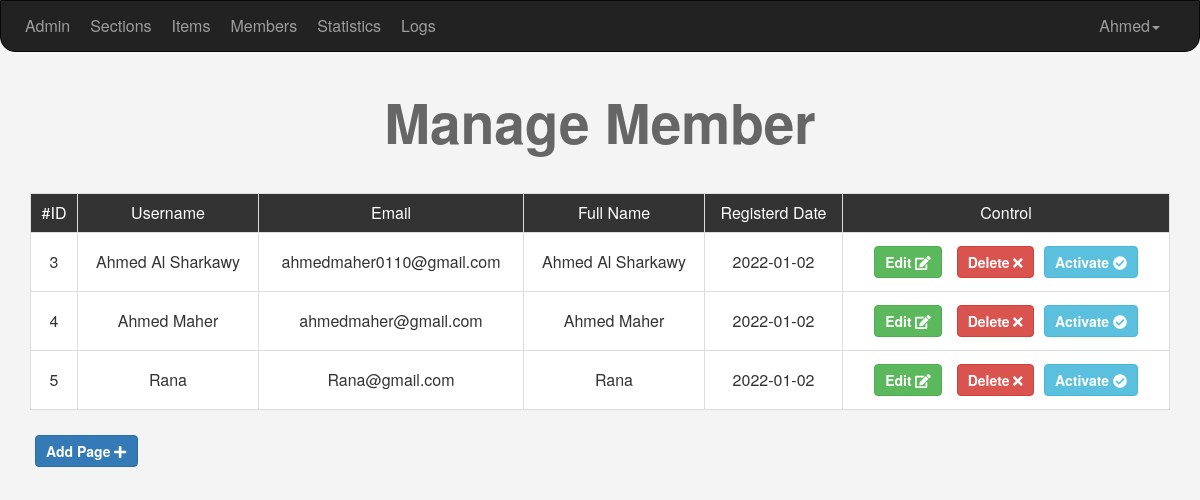
/admin/members.php (signed in), run on the app's committed database.
### tables this page shows
CREATE TABLE IF NOT EXISTS `users` (
  `user_id` int NOT NULL AUTO_INCREMENT,
  `user_name` varchar(100) NOT NULL,
  `password` varchar(100) NOT NULL,
  `email` varchar(100) NOT NULL,
  `full_name` varchar(100) NOT NULL,
  `groub_id` int NOT NULL DEFAULT '0',
  `trust_status` int NOT NULL DEFAULT '0',
  `reg_status` int NOT NULL DEFAULT '0',
  `Date` date NOT NULL,
  PRIMARY KEY (`user_id`)
);

### admin/includes/languages/english.php (called while the page is built)
<?php
function lang($phrase){
    static $lang = [
        'HOME'          => 'Admin',
        'CATEGORIES'    => 'Sections',
        'ITEMS'         => 'Items',
        'MEMBERS'       => 'Members',
        'STATISTICS'    => 'Statistics',
        'LOGS'          => 'Logs'
    ];
    return $lang[$phrase];
}

### admin/members.php (the view, shortened to what this page needs)
<?php
if (isset($_SESSION['username'])) {
    include "init.php";
    $do = isset($_GET['do']) ? $do = $_GET['do'] : $do = 'Manage';
    if ($do == 'Manage') {
        $page = "";
        $stmt = $con->prepare(" SELECT * FROM `users` WHERE `groub_id` != 1 $page");
        $stmt->execute();
        $rows = $stmt->fetchAll();
    ?>
        <h1 class="text-center">Manage Member</h1>
        <div class="container">
            <div class="table-responsive">
                <table class="main-table table text-center table-bordered table-hover">
                    <tr>
                        <td>#ID</td>
                        <td>Username</td>
                        <td>Email</td>
                        <td>Full Name</td>
                        <td>Registerd Date</td>
                        <td>Control</td>
                    </tr>
    <?php   foreach ($rows as $row):
                echo "<tr>
                        <td>$row[user_id]</td>
                        <td>$row[user_name]</td>
                        <td>$row[email]</td>
                        <td>$row[full_name]</td>
                        <td>$row[Date]</td>
                        <td>
                            <a href='members.php?do=Edit&id=$row[user_id]' class='btn btn-success'>Edit <i class='fa fa-edit'></i></a>
                            <a href='members.php?do=Delete&id=$row[user_id]' class='btn btn-danger confirm'>Delete <i class='fas fa-times'></i></a>";
                            if ($row["reg_status"] == 0) {
                            echo "<a href='members.php?do=Activate&id=$row[user_id]' class='btn btn-info'>Activate <i class='fas fa-check-circle'></i></a>";
                            }
                        echo "</td>
                    </tr>";
            endforeach ?>
                </table>
            </div>
            <a href="members.php?do=Add" class="btn btn-primary">Add Page <i class="fa fa-plus"></i></a>
        </div>
<?php
    }
    include $tbl . 'footer.php';
} else {
    header('location:index.php');
    exit();
}

### admin/includes/templates/header.php (shortened to what this page needs)
<!DOCTYPE html>
<html lang="en">
<head>
    <link rel="stylesheet" href="<?php echo $css ?>bootstrap.min.css">
    <link rel="stylesheet" href="<?php echo $css ?>backend.css">
</head>
<body>

### admin/init.php (shortened to what this page needs)
<?php
$tbl    = "includes/templates/";
$lang   = "includes/languages/";
$css    = "layout/css/";
include $lang   . 'english.php';
include $tbl    . 'header.php';
if (!isset($noNavbar)) { include $tbl . "navbar.php"; }

### admin/includes/templates/navbar.php (shortened to what this page needs)
<nav class="navbar navbar-inverse">
    <div class="container">
        <div class="navbar-header">
            <a class="navbar-brand" href="index.php"><?php echo lang('HOME') ?></a>
        </div>
        <div class="collapse navbar-collapse" id="app_nav">
            <ul class="nav navbar-nav">
                <li><a href="categoryies.php"><?php echo lang('CATEGORIES') ?></a></li>
                <li><a href="#"><?php echo lang('ITEMS') ?></a></li>
                <li><a href="members.php"><?php echo lang('MEMBERS') ?></a></li>
                <li><a href="#"><?php echo lang('STATISTICS') ?></a></li>
                <li><a href="#"><?php echo lang('LOGS'); ?></a></li>
            </ul>
            <ul class="nav navbar-nav navbar-right">
                <li class="dropdown">
                    <a href="#" class="dropdown-toggle" data-toggle="dropdown" role="button" aria-haspopup="true" aria-expanded="false">Ahmed<span class="caret"></span></a>
                </li>
            </ul>
        </div>
    </div>
</nav>

### admin/includes/templates/footer.php (shortened to what this page needs)
</body>
</html>

### admin/layout/css/backend.css (style rules this page uses)
body { background-color: #F4F4F4; font-size: 16px; }
a { transition: .3s; }
.navbar { margin: 0; border-bottom-right-radius: 15px; border-bottom-left-radius: 15px; border-top-right-radius: 0; border-top-left-radius: 0; }
.nav > li > a, .navbar-brand { padding: 15px 10px; }
.navbar-brand { font-size: 1em; }
h1 { font-size: 55px; margin: 40px 0; font-weight: bold; color: #666; }
.main-table td { background-color: #fff; vertical-align: middle !important; }
.main-table tr:first-child td { background-color: #333; color: #FFF; }
.btn { padding: 5px 10px ; margin: 5px; font-weight: bold; }

### data on the page
users: user_id "3", user_name "Ahmed Al Sharkawy", email "ahmedmaher0110@gmail.com", full_name "Ahmed Al Sharkawy", Date "2022-01-02"
users: user_id "4", user_name "Ahmed Maher", email "ahmedmaher@gmail.com", full_name "Ahmed Maher", Date "2022-01-02"
users: user_id "5", user_name "Rana", email "Rana@gmail.com", full_name "Rana", Date "2022-01-02"

### other printed values
lang('HOME') "Admin"
lang('CATEGORIES') "Sections"
lang('ITEMS') "Items"
lang('MEMBERS') "Members"
lang('STATISTICS') "Statistics"
lang('LOGS') "Logs"
